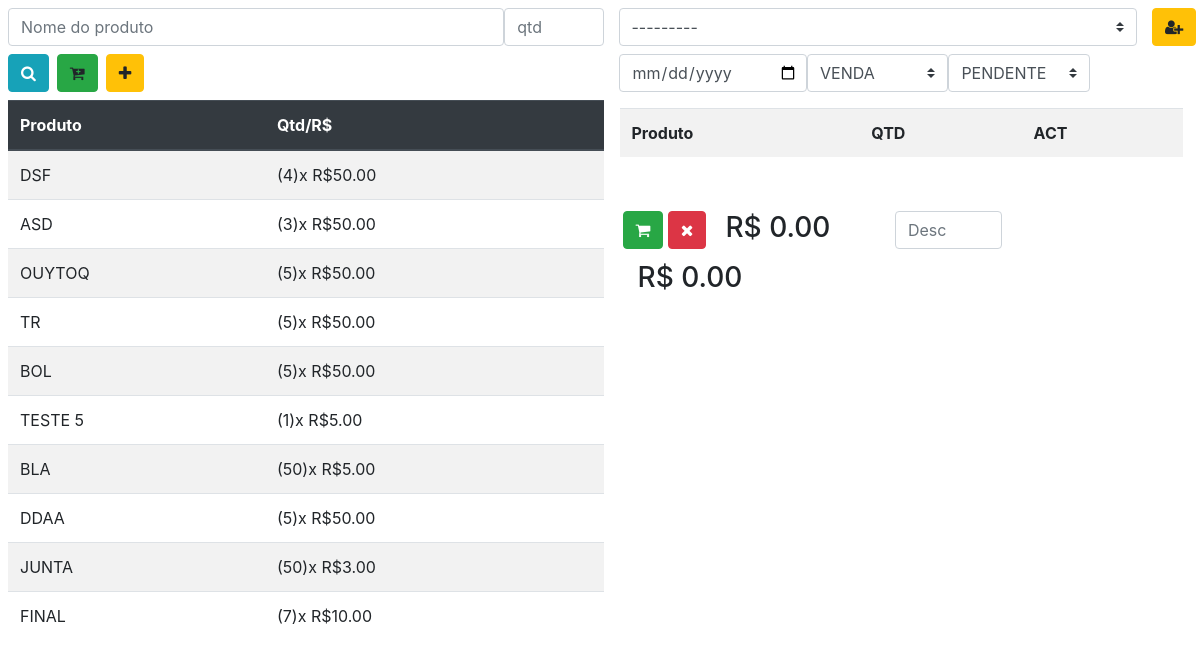
Before: /salebuy/ with the older database file.
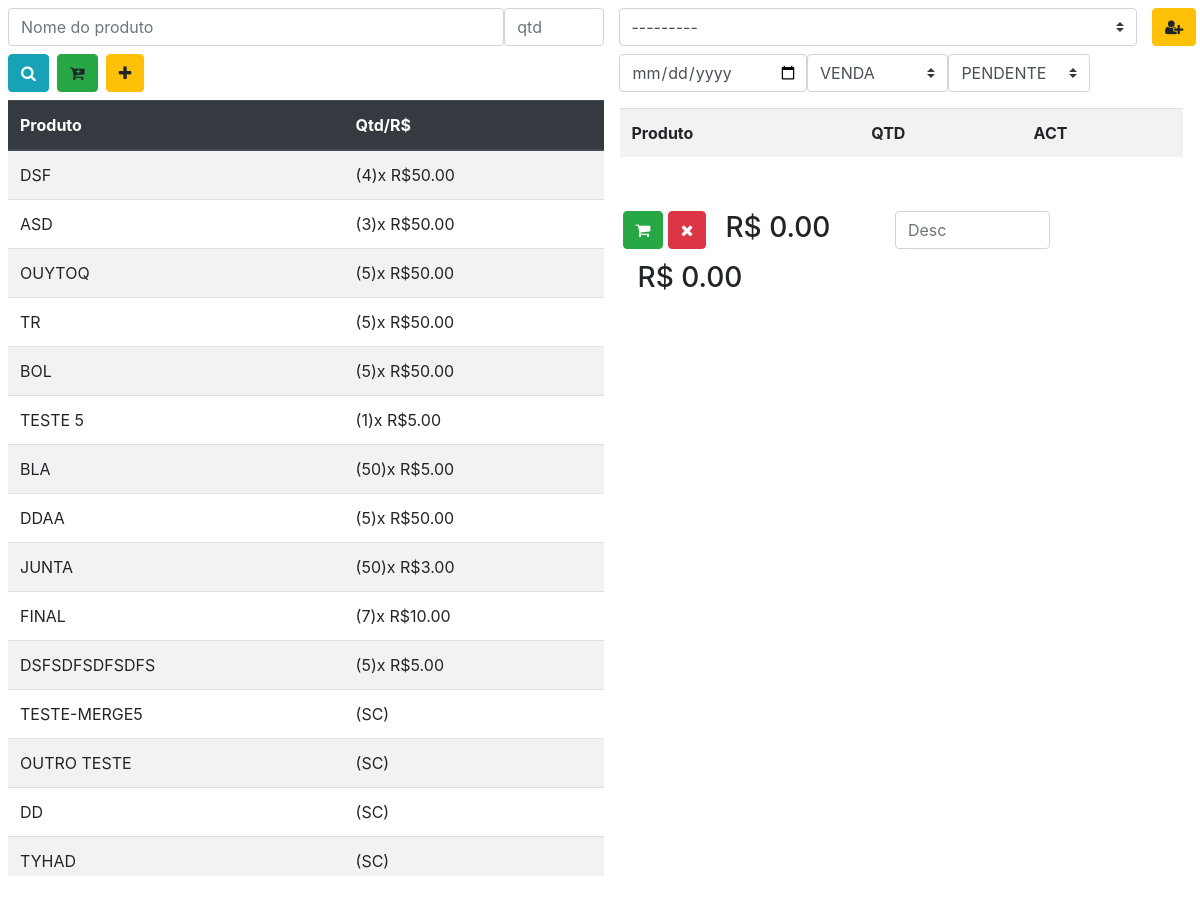
After: the same page with the newer database file.
### operations/models.py (models this page shows)
class Stock(models.Model):
    product = models.OneToOneField(Product, on_delete=models.PROTECT)
    qtd = models.IntegerField( default=0, validators=[ MinValueValidator(0)] )
    sale_price = models.DecimalField(max_digits=8, decimal_places=2)
    def __str__(self):
        return self.product.name

class Product(models.Model):
    name    = models.CharField(max_length=100)
    brand   = models.CharField(max_length=50)
    unit    = models.CharField(max_length=50, default='UNIDADE')
    def __str__(self):
        return self.name

class Client(models.Model):
    name    = models.CharField(max_length=100)
    cell    = models.CharField(max_length=20)
    email   = models.CharField(max_length=150)
    address = models.CharField(max_length=100, null = False)
    birth   = models.DateField(auto_now=False, auto_now_add=False, null = False)
    def __str__(self):
        return self.name

### operations/views.py (the view, shortened to what this page needs)
# urls.py: path('salebuy/', salebuy, name='salebuy'),
def salebuy(request):
    errors = []
    pesquisa = request.GET.get('product', None)
    form = SalesOrBuyForm(request.POST or None, )
    input_cart = request.POST.get('input_cart' or None)
    list_prod = []
    stock_list = []
    if input_cart and len(strToArrayObj(input_cart)[1]) == 0:
        list_cartitems = strToArrayObj(input_cart)[0]
    else:
        errors.append('CartError: Empyt Cart')
        list_cartitems = []
    def addOperation(item):
        Operation.objects.create(description=item['description'],
                                 orig_dest=item['orig_dest'], credit=item['credit'], debt=item['debt'],
                                 status=item['status'], date=item['date'],
                                 )
    def addCartItem(i, OPID):
        pkId = int(idValid(i['product'], 'P')) if idValid(
            i['product'], 'P') else i['product']
        ID = Product.objects.get(pk=pkId)
        IDSB = SalesOrBuy.objects.get(pk=OPID)
        CartItem.objects.create(product=ID, qtd=i['qtd'], opid=IDSB)
    def updateStock(id, qtd):
        Stock.objects.filter(pk=id).update(qtd=qtd)
    def addCompra(opId):
        total = 0
        for item in list_cartitems:
            pkId = int(idValid(item['product'], 'P')) if idValid(
                item['product'], 'P') else item['product']
            product_item = Product.objects.get(pk=pkId)
            if idValid(item['product'], 'P'):
                try:
                    Stock.objects.create(
                        product=product_item, qtd=item['qtd'], sale_price=item['price'])
                    total = total + item['qtd'] * item['price']
                except IntegrityError:
                    stockItem = Stock.objects.filter(product=product_item)[0]
                    qtd = stockItem.qtd+item['qtd']
                    updateStock(stockItem.id, qtd)
                    total = total + item['qtd'] * stockItem.sale_price
            else:
                stockItem = Stock.objects.filter(product=product_item)[0]
                qtd = stockItem.qtd+item['qtd']
                updateStock(stockItem.id, qtd)
                total = total + (item['qtd']*stockItem.sale_price)
            addCartItem(item, opid.id)
        return total
    def addVenda(opId):
        total = 0
        for item in list_cartitems:
            stockItem = Stock.objects.filter(product=item['product'])[0]
            if stockItem.qtd < item['qtd']:
                errors.append('StockError: Insufficient stock quantity')
                return False
            qtd = stockItem.qtd-item['qtd']
            updateStock(stockItem.id, qtd)
            addCartItem(item, opid.id)
            total = total + (stockItem.sale_price * item['qtd'])
        return total
    def setList():
        __UNIQUE_CTRL_LIST__ = []
        stock = Stock.objects.all()
        lp = Product.objects.all()
        list_prod.clear
        stock_list.clear
        if pesquisa != None:
            terms = pesquisa.split()
            lista = lp.filter(name__icontains=pesquisa)
        else:
            lista = lp
        for prod in lista:
            try:
                sti = stock.filter(product__exact=prod.pk)
                if sti and sti[0] not in stock_list and sti[0].product.name not in __UNIQUE_CTRL_LIST__:
                    stock_list.append(sti[0])
                    __UNIQUE_CTRL_LIST__.append(sti[0].product.name)
                elif prod not in list_prod and prod.name not in __UNIQUE_CTRL_LIST__:
                    list_prod.append(prod)
                    __UNIQUE_CTRL_LIST__.append(prod.name)
            except IndexError as err:
                errors.append(err)
    setList()
    print(request.POST.get('input_cart'))
    data = {
        'form': form,
        'stock': stock_list,
        'errors': errors,
        'products': list_prod}
    return render(request, 'salebuy.html', data)

### operations/forms.py
class SalesOrBuyForm(ModelForm):
    class Meta:
        model = SalesOrBuy
        fields = (
            'client',
            'mode',
            'status',
            'date',
             )

### operations/templates/salebuy.html (shortened to what this page needs)
{% extends 'base.html' %}
{% load static %}
{% load bootstrap %}
{% block 'links' %}
<link rel="stylesheet" type="text/css" href="{% static 'style.css' %}">
{% endblock 'links' %}
{% block 'content' %}
<div class="row ml-2 mt-2 pr-3">
  <div id="left-pane" class="col-sm-12 col-md-6 ">
    <div id="search_field" class="">
      <form id="search_form" method="GET">
        <div class="row">
          <input id="product" name="product" placeholder="Nome do produto" type="text" class="form-control col-10 mb-2">
          <input id="qtd" placeholder="qtd" type="number" class="form-control col-2 mb-2">
        </div>
        <div class="row">
          <button class="btn btn-info mb-2 mr-2" onClick="search()"><i class="fa fa-search"></i></button>
          <a class="btn btn-success mb-2 mr-2" onClick="addCart()"><i class="fa fa-cart-plus"></i></a>
          <a id="btn_add-prod" class="btn btn-warning mb-2 mr-2">
            <i class="fa fa-plus"></i></a>
        </div>
      </form>
    </div>
    <div class="row scroll1">
      <table class="table table-striped">
        <thead class="thead-dark">
          <tr>
            <th scope="col">Produto</th>
            <th scope="col">Qtd/R$</th>
          </tr>
        </thead>
        <tbody>
          {% for item in stock %}
          <tr>
            <td id="{{item.pk}}" onClick="addToRegister([{{item.product.pk}},'{{item}}', {{item.sale_price}}])">
              {{item.product}}
            </td>
            <td>
              {% if item.qtd > 0 %}
              ({{item.qtd}})x R${{item.sale_price}}
              {% else %}
              (SE)
              {% endif %}
            </td>
          </tr>
          {% endfor %}
          {% for item in products %}
          <tr>
            <td id="P{{item.pk}}" onClick="addToRegister(['P{{item.pk}}','{{item}}', 0])">
              {{item.name}}
            </td>
            <td>(SC)</td>
          </tr>
          {% endfor %}
        </tbody>
      </table>
    </div>
  </div>
  <div id="rigth-pane" class="col-sm-12 col-md-6">
    <form id="form-sale-buy" method="POST">
      <div id="info_client" class="col-sm-12">
        <div class="row mb-2">
          <select class="custom-select col-10 col-md-11" id="client" name="client">
            {% for item in form.client %}
              {{item}}
            {% endfor %}
          </select>
          <div class="col-2 col-md-1"><a id="btn_add-client" class="btn btn-warning"><i class="fa fa-user-plus"></i></a>
          </div>
        </div>
        <div class="row">
          <input id="date" name="date" type="date" class="form-control col-6 col-md-4 pr-2 mb-2">
          <select class="custom-select col-6 col-md-3 mb-2" id="mode" name="mode">
            <option value="0">VENDA</option>
          </select>
          <select class="custom-select col-12 col-md-3" id="status" name="status">
            <option value="0">PENDENTE</option>
          </select>
        </div>
      </div>
      <div id="list_cart" class="row pl-3 pr-3 mt-2 scroll1">
        <table id="cart" class="table table-striped">
        </table>
      </div>
      <div id="menu_close" class="row  ml-1 mr-2">
        <div class="mt-2 mr-1">
          <button type="button" onClick="formSubmit()" class="btn btn-success"><i
              class="fa fa-shopping-cart"></i></button>
          <button class="btn btn-danger"><i class="fa fa-times"></i></button>
        </div>
        <div class="col-7 col-md-4 mt-2">
          <h3 id="totalop"></h3>
        </div>
        <div class="mt-2 mr-4">
          <input id="off" type="number" step="0.1" onChange="setTotalOp()" class="form-control" placeholder="Desc">
        </div>
        <div class="col-7 col-md-4 mt-2">
          <h3 id="totalopOff"></h3>
        </div>
      </div>
    </form>
  </div>
</div>
{% endblock 'content' %}

### templates/base.html (shortened to what this page needs)
{% load static %}
<!doctype html>
<html lang="pt-br">
  <head>
    <link rel="stylesheet" href="https://stackpath.bootstrapcdn.com/bootstrap/4.3.1/css/bootstrap.min.css">
    <link rel="stylesheet" type="text/css" href="https://stackpath.bootstrapcdn.com/font-awesome/4.7.0/css/font-awesome.min.css">
    {% block 'links' %}{% endblock 'links' %}
  </head>
  <body>
    <div id="main_window" class="">
        {% block 'content' %}
        {% endblock 'content' %}
    </div>
  </body>
</html>

### operations/static/style.css (style rules this page uses)
.scroll1 { max-height: 50vh; overflow: auto; }
#qtd { width: 50px; }
#product { width: 100%; }
#off { width: 10vh; }

Changed rows visible on the page:
added Stock: product "DSFSDFSDFSDFS", qtd "5", sale_price "5.00"
added Product: name "TESTE-MERGE5"
added Product: name "OUTRO TESTE"
added Product: name "DD"
added Product: name "TYHAD"
